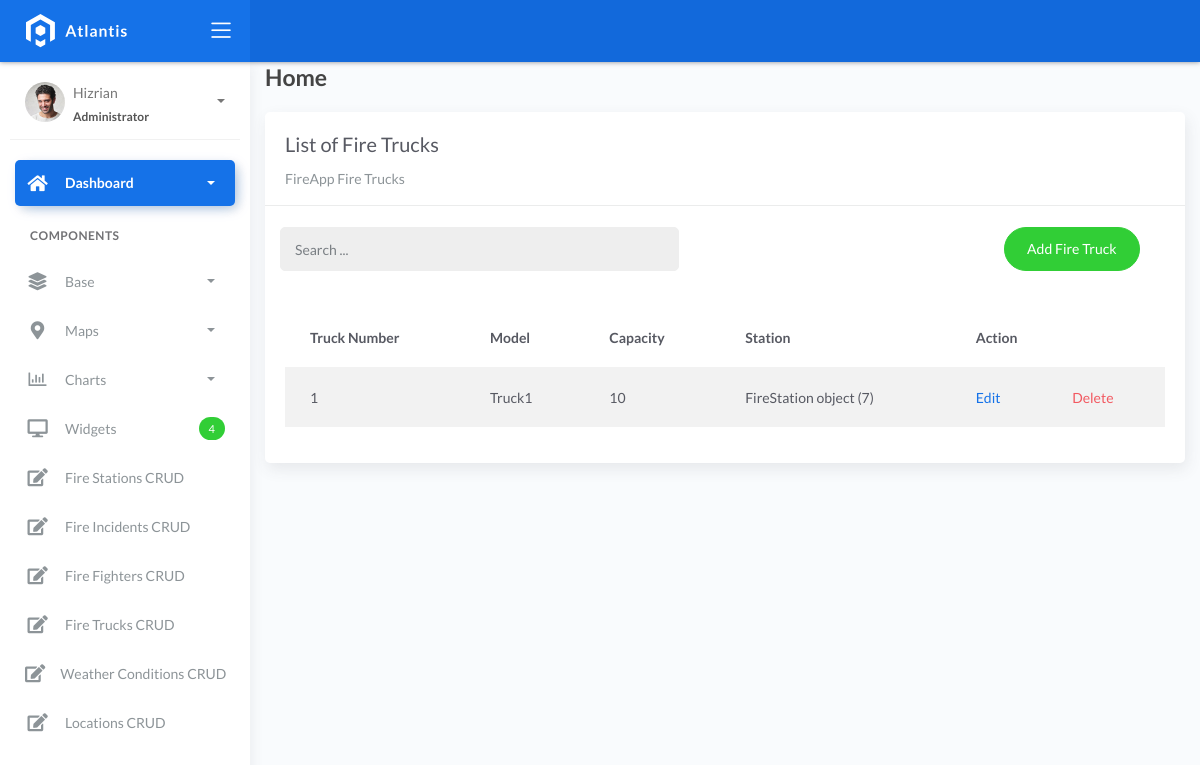
The page /firetrucklist on the database its author committed.
### fire/models.py (models this page shows)
class BaseModel(models.Model):
    created_at = models.DateTimeField(auto_now_add=True, db_index=True)
    updated_at = models.DateTimeField(auto_now=True)
    class Meta:
        abstract = True

class FireTruck(BaseModel):
    truck_number = models.CharField(max_length=150)
    model = models.CharField(max_length=150)
    capacity = models.CharField(max_length=150)  # water
    station = models.ForeignKey(FireStation, on_delete=models.CASCADE)

class FireStation(BaseModel):
    name = models.CharField(max_length=150)
    latitude = models.DecimalField(
        max_digits=22, decimal_places=16, null=True, blank=True)
    longitude = models.DecimalField(
        max_digits=22, decimal_places=16, null=True, blank=True)
    address = models.CharField(max_length=150)
    city = models.CharField(max_length=150)  # can be in separate table
    country = models.CharField(max_length=150)  # can be in separate table

### fire/views.py (the view)
# urls.py: path('firetrucklist', FireTruckList.as_view(), name='firetruck-list'),
class FireTruckList(ListView):
    model = FireTruck
    context_object_name = 'firetruck'
    template_name = "listtruck.html"
    paginate_by = 5
    def get_queryset(self, *args, **kwargs):
        qs = super(FireTruckList, self).get_queryset(*args, **kwargs)
        if self.request.GET.get("q") != None:
            query = self.request.GET.get('q')
            qs = qs.filter(Q(truck_number__icontains=query) |
            Q(model__icontains=query) | Q(capacity__icontains=query) | Q(station__name__icontains=query))
        return qs

### templates/listtruck.html (shortened to what this page needs)
{% extends 'base.html' %} {% load static %} {% block content %}
<div class="content">
    <div class="container-fluid">
        <h4 class="page-title">Home</h4>
        <div class="row">
            <div class="col-md-12">
                <div class="card">
                    <div class="card-header">
                        <div class="card-title">List of Fire Trucks</div>
                        <div class="card-category">FireApp Fire Trucks</div>
                    </div>
                    <br>
                        <div class="col-md-12 row">
                            <div class="col-md-6">
                                <form action="" class="navbar-left navbar-form nav-search mr-md-3" action="{% url 'firetruck-list' %}">
                                    <div class="input-group">
                                        <input type="text" placeholder="Search ..." class="form-control" name="q">
                                        <div class="input-group-append">
                                        <span class="input-group-text">
                                        </span>
                                        </div>
                                    </div>
                                </form>
                            </div>
                            <div class="col-md-6">
                                <div class="pull-right">
                                    <a href="{% url 'firetruck-add' %}" class="btn btn-success btn-rounded">Add Fire Truck</a>
                                </div>
                            </div>
                        </div>
                    <div class="card-body">
                        <table class="table table-striped mt-3">
                            <thead>
                                <tr>
                                    <th scope="col">Truck Number</th>
                                    <th scope="col">Model</th>
                                    <th scope="col">Capacity</th>
                                    <th scope="col">Station</th>
                                    <th scope="col" colspan="2">Action</th>
                                </tr>
                            </thead>
                            <tbody>
                                {% for object in object_list %}
                                <tr>
                                    <td>{{ object.truck_number }}</td>
                                    <td>{{ object.model }}</td>
                                    <td>{{ object.capacity }}</td>
                                    <td>{{ object.station }}</td>
                                    <td><a href="firetrucklist/{{ object.id }}">Edit</a></td>
                                    <td><a href="firetrucklist/{{ object.id }}/delete" class="text-danger">Delete</a></td>
                                </tr>
                                {% empty %}
                                <tr>
                                    <td colspan="4" style="text-align: center">
                                    <p class="text-sm font-weight-bold mb-0">No Records Found</p>
                                    </td>
                                </tr>
                                {% endfor %}
                            </tbody>
                        </table>
                    </div>
                </div>
            </div>
        </div>
    </div>
</div>
{% endblock %}

### rows shown on the page
FireTruck: truck_number "1", model "Truck1", capacity "10", station "FireStation object (7)"
